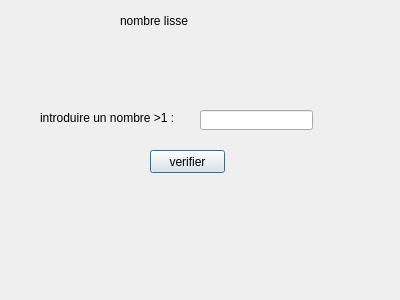
<?xml version="1.0" encoding="UTF-8"?>
<ui version="4.0">
 <class>Dialog</class>
 <widget class="QDialog" name="Dialog">
  <property name="geometry">
   <rect>
    <x>0</x>
    <y>0</y>
    <width>400</width>
    <height>300</height>
   </rect>
  </property>
  <property name="windowTitle">
   <string>Dialog</string>
  </property>
  <widget class="QLabel" name="label">
   <property name="geometry">
    <rect>
     <x>120</x>
     <y>10</y>
     <width>121</width>
     <height>21</height>
    </rect>
   </property>
   <property name="text">
    <string>nombre lisse</string>
   </property>
  </widget>
  <widget class="QLabel" name="label_2">
   <property name="geometry">
    <rect>
     <x>40</x>
     <y>110</y>
     <width>191</width>
     <height>16</height>
    </rect>
   </property>
   <property name="text">
    <string>introduire un nombre &gt;1 :</string>
   </property>
  </widget>
  <widget class="QLabel" name="res">
   <property name="geometry">
    <rect>
     <x>60</x>
     <y>210</y>
     <width>261</width>
     <height>61</height>
    </rect>
   </property>
   <property name="text">
    <string/>
   </property>
  </widget>
  <widget class="QPushButton" name="verifier">
   <property name="geometry">
    <rect>
     <x>150</x>
     <y>150</y>
     <width>75</width>
     <height>23</height>
    </rect>
   </property>
   <property name="text">
    <string>verifier</string>
   </property>
  </widget>
  <widget class="QLineEdit" name="n">
   <property name="geometry">
    <rect>
     <x>200</x>
     <y>110</y>
     <width>113</width>
     <height>20</height>
    </rect>
   </property>
  </widget>
 </widget>
 <resources/>
 <connections/>
</ui>
